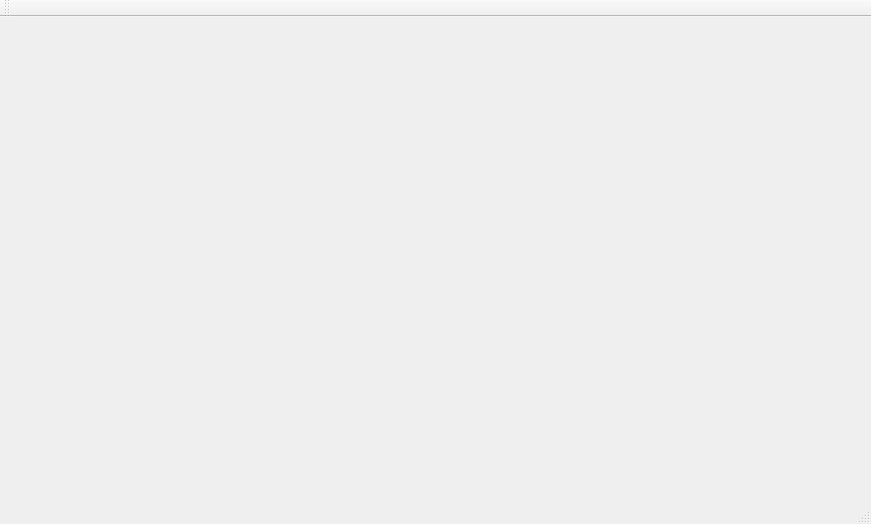
<?xml version="1.0" encoding="UTF-8"?>
<ui version="4.0">
 <class>MainWindow</class>
 <widget class="QMainWindow" name="MainWindow">
  <property name="geometry">
   <rect>
    <x>0</x>
    <y>0</y>
    <width>871</width>
    <height>524</height>
   </rect>
  </property>
  <property name="minimumSize">
   <size>
    <width>745</width>
    <height>0</height>
   </size>
  </property>
  <property name="windowTitle">
   <string>MainWindow</string>
  </property>
  <widget class="QWidget" name="centralWidget"/>
  <widget class="QMenuBar" name="menuBar">
   <property name="geometry">
    <rect>
     <x>0</x>
     <y>0</y>
     <width>871</width>
     <height>23</height>
    </rect>
   </property>
  </widget>
  <widget class="QToolBar" name="mainToolBar">
   <attribute name="toolBarArea">
    <enum>TopToolBarArea</enum>
   </attribute>
   <attribute name="toolBarBreak">
    <bool>false</bool>
   </attribute>
  </widget>
  <widget class="QStatusBar" name="statusBar"/>
 </widget>
 <layoutdefault spacing="6" margin="11"/>
 <resources/>
 <connections/>
</ui>
